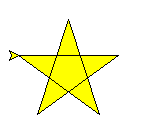

The Python source for this figure:
#!/usr/bin/env python
# coding: utf-8

# In[ ]:


import turtle as t
def main():
    t.fillcolor("yellow") #颜色填充为黄色
    t.begin_fill()
    j = 1
    while j <= 5:
        t.forward(100)   #向前走50
        t.right(144)    #向右转144度
        j = j + 1
    t.end_fill()
    t.exitonclick()

if __name__ == "__main__" :
    main()


# In[ ]:





# In[ ]:
